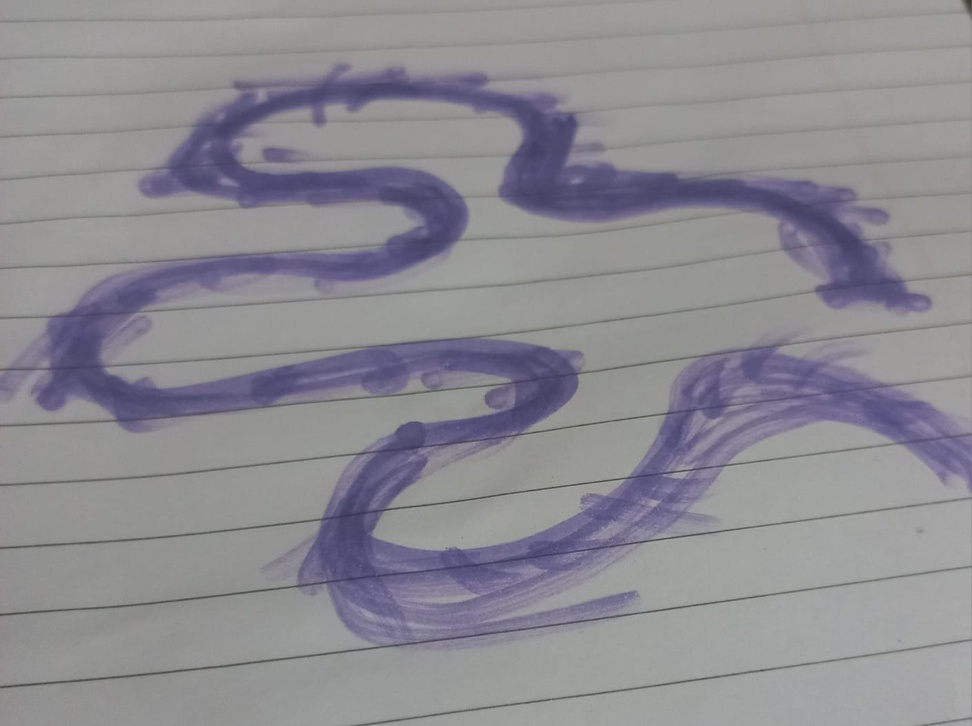
#> input picture Week0/CV/Siva_241019/Input_image.jpg, 972 x 726 px, shrunk from 1409 x 1052 before the run, found by its file name
$ jupyter execute Assignment-0-Sivaganesh.ipynb
#> lines starting #> are read from the running program, lines starting #| are printed output that depends on the picture; after the words box and inside, x2 and y2 are one past the last pixel; in counts of white or black regions, pixels touching at a corner belong together
#Conversion Of Hand Drawn Image to Extractable Path

##Initialisation

###Importing Required Modules And Functions

[cell 1]
import cv2 as cv
import numpy as np
import matplotlib.pyplot as plt
from skimage.morphology import skeletonize
from skimage.util import img_as_ubyte
from skimage import io
from csv import writer

###Getting The Input Image

[cell 2]
image = io.imread('https://raw.githubusercontent.com/siva-2006/DoodleBot/refs/heads/assignment-0-Sivaganesh/Week0/CV/Siva_241019/Input_image.jpg')
#> image is the input picture: shape (726, 972, 3); mean R, G, B 140.3, 139, 145.5
plt.imshow(image)
plt.title('Input Image')
plt.axis(False)
plt.show()

##Applying Image Transformations

###Converting to HSV and Applying Colour Masking after Noise Reduction

[cell 3]
hsv = cv.cvtColor(image, cv.COLOR_BGR2HSV)
#> hsv: shape (726, 972, 3); mean H, S, V 105.1, 18.6, 147.2

#Defining HSV Range for Path
lower = np.array([100, 50, 50])
upper = np.array([180, 255, 255])

#Extracting Mask from HSV Image
mask = cv.inRange(hsv, lower, upper)
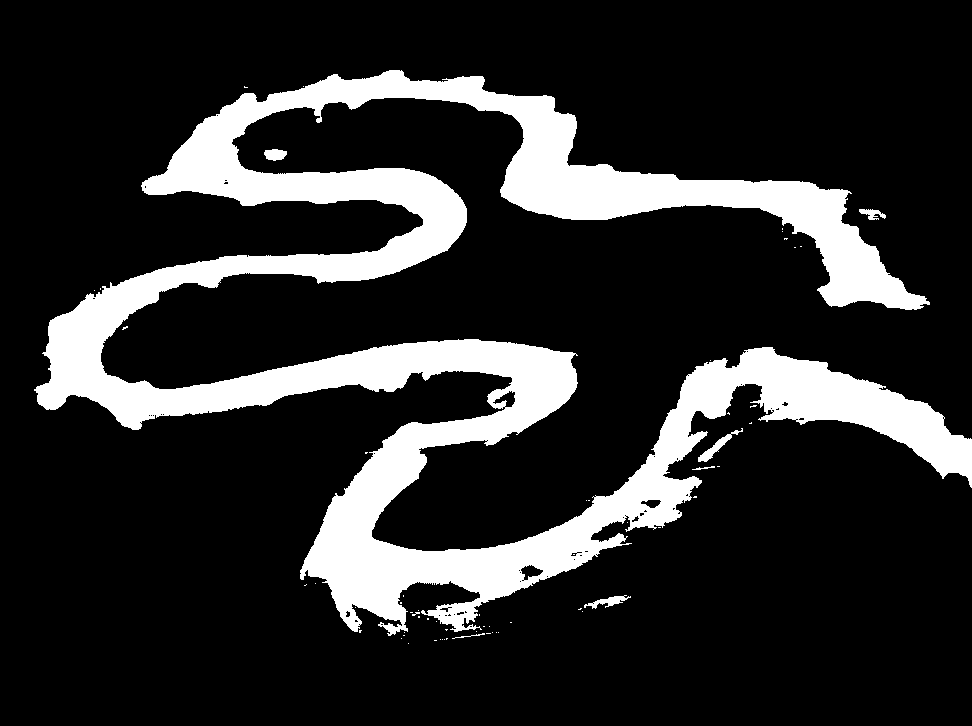
#> mask: shape (726, 972); 17.2% white; 62 white regions (55 under 20 px), largest, box (x1, y1, x2, y2) and area: (34, 70, 972, 636) 120408, (698, 428, 743, 462) 318, (584, 595, 631, 609) 248

#Removing Noise from the mask
kernel = cv.getStructuringElement(cv.MORPH_ELLIPSE, (3, 3))

# 1. Opening: erode→dilate  (kill tiny white dots)
mask = cv.morphologyEx(mask, cv.MORPH_OPEN, kernel, iterations=11)
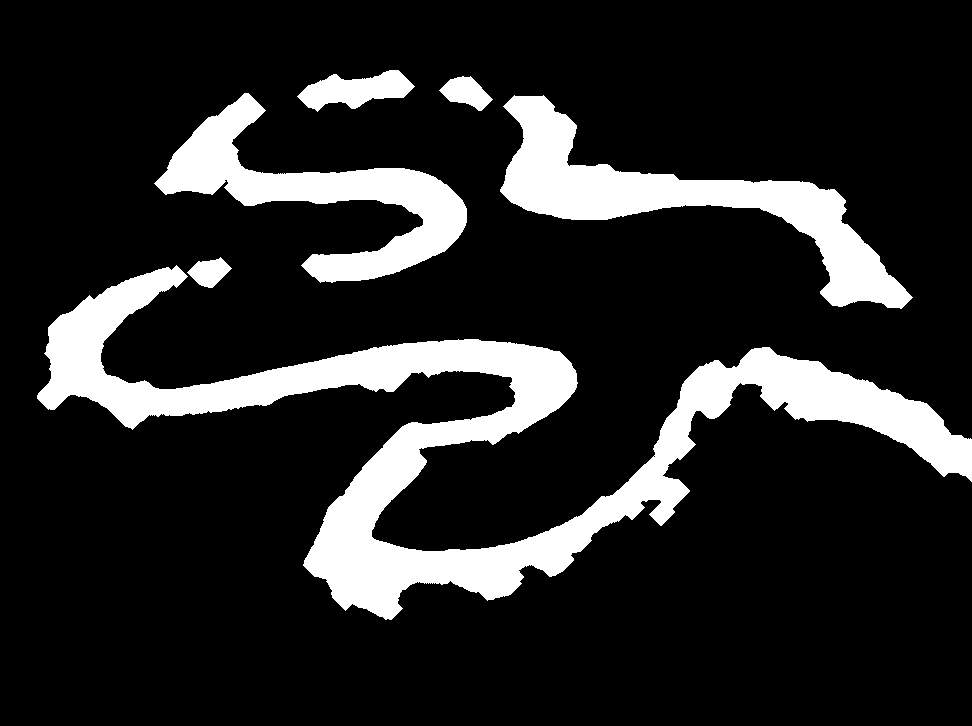
#> mask: shape (726, 972); 15.6% white; 6 white regions, box (x1, y1, x2, y2) and area: (37, 265, 972, 620) 66052, (500, 95, 913, 309) 21831, (154, 93, 467, 283) 17605, (297, 70, 415, 112) 2736, (439, 76, 493, 111) 1074, (187, 257, 232, 288) 824

# 2. Closing: dilate→erode (seal small holes & breaks)
mask = cv.morphologyEx(mask, cv.MORPH_CLOSE, kernel, iterations=11)
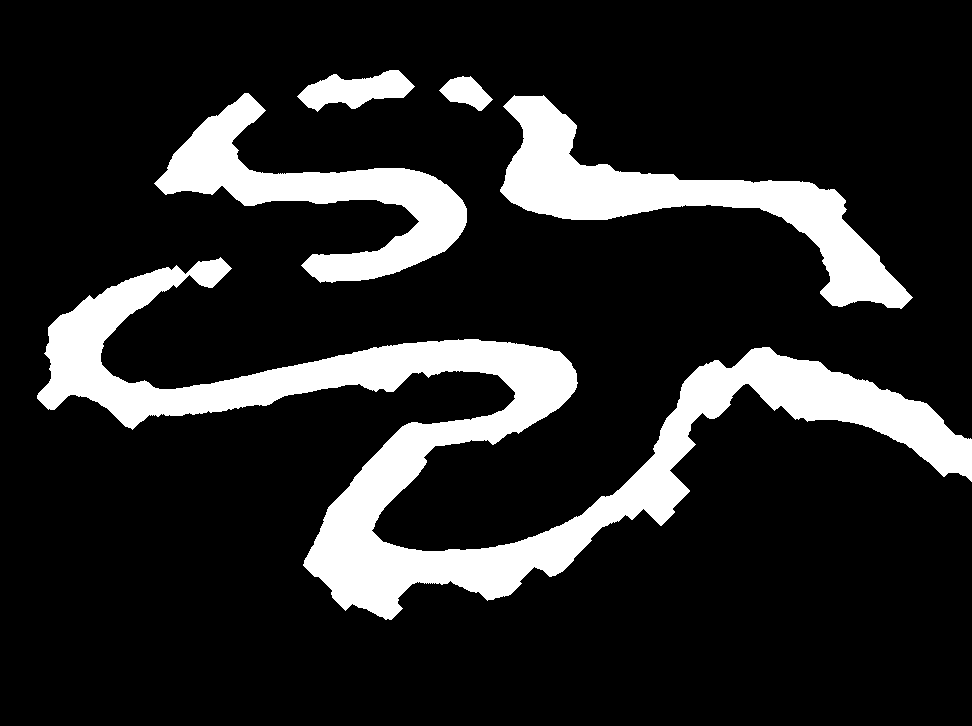
#> mask: shape (726, 972); 15.8% white; 5 white regions, box (x1, y1, x2, y2) and area: (37, 257, 972, 620) 67873, (500, 95, 913, 309) 21989, (154, 93, 467, 283) 17744, (297, 70, 415, 112) 2736, (439, 76, 493, 111) 1074

# 3. median blur for smooth edges
mask = cv.medianBlur(mask, 3)
#> mask: shape (726, 972); 15.8% white; 5 white regions, box (x1, y1, x2, y2) and area: (37, 258, 972, 620) 67876, (500, 96, 912, 309) 21987, (155, 93, 467, 283) 17742, (298, 70, 414, 111) 2732, (440, 76, 492, 111) 1071

#Applying Colour Masking
masked_img = cv.bitwise_and(hsv, hsv, mask = mask)
#> masked_img: shape (726, 972, 3); mean H, S, V 27.7, 11.6, 19.9

plt.imshow(mask, cmap = 'gray')
plt.title('Mask')
plt.axis(False)
plt.show()

plt.imshow(masked_img, cmap = 'hsv')
plt.title('Masked Image')
plt.axis(False)
plt.show()

###Skeletonizing the Mask

[cell 4]
skeleton = skeletonize(mask)
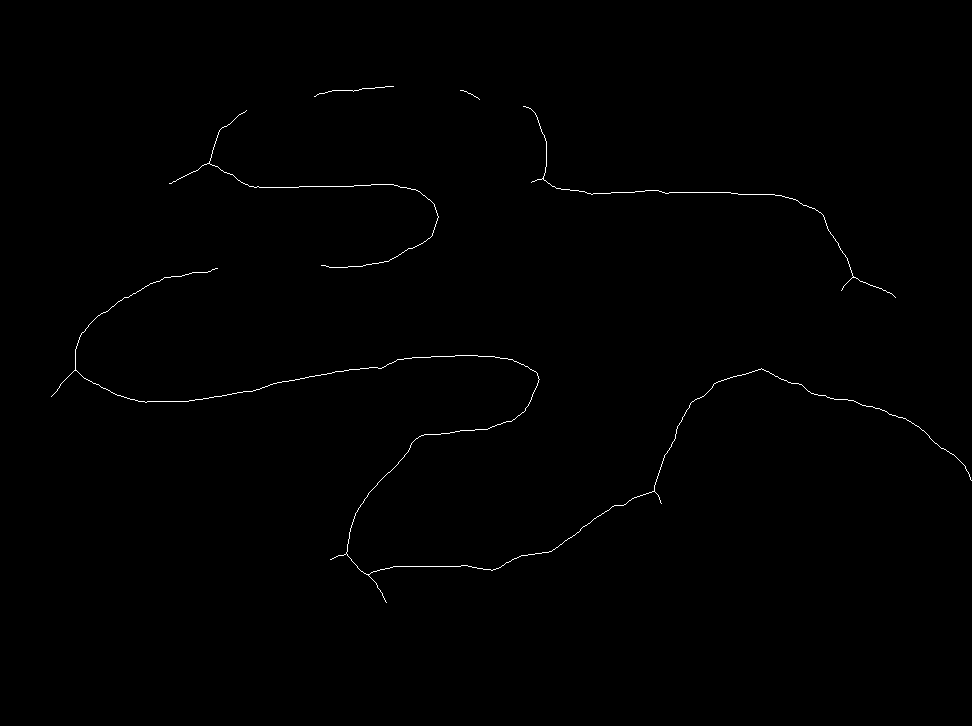
#> skeleton: shape (726, 972) bool; 0.39% white in thin lines or dots, all inside (x1, y1, x2, y2) = (51, 86, 972, 603)

skel_img = img_as_ubyte(skeleton)

plt.imshow(skel_img, cmap = 'gray')
plt.title('Skeletonized Image')
plt.axis(False)
plt.show()

###Getting Contours from Skeletonized Image And Displaying Over Input Image

[cell 5]
contours, _ = cv.findContours(skel_img, cv.RETR_EXTERNAL, cv.CHAIN_APPROX_SIMPLE)
#> contours = 5 contours, all with area under 20

cont_img = np.zeros(image.shape, dtype = 'uint8')

cv.drawContours(cont_img, contours, -1, (255, 255, 255), 2)
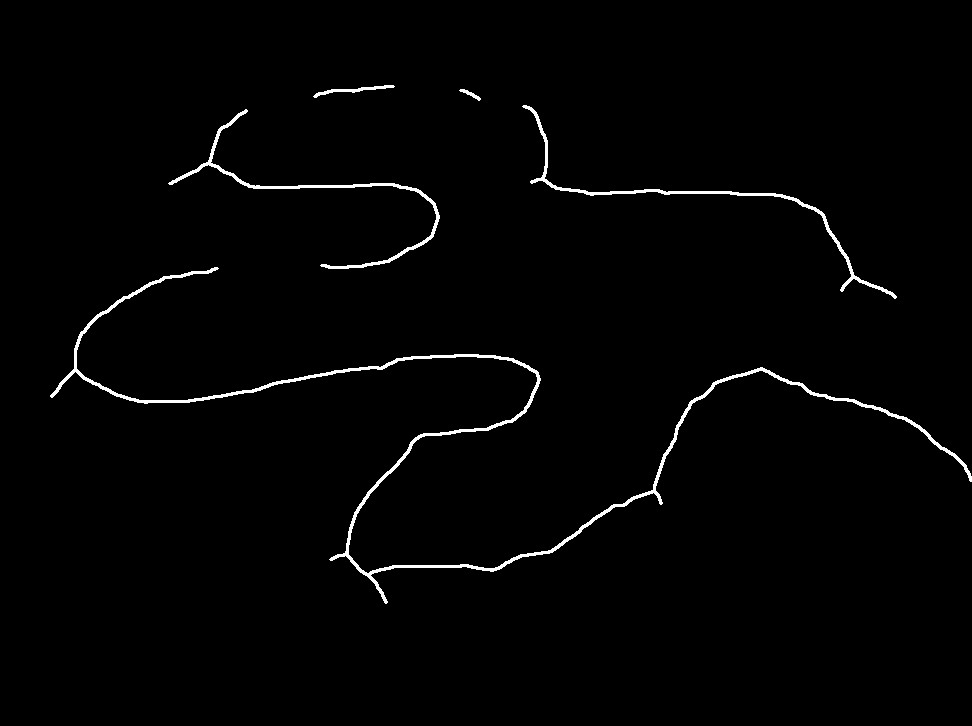
#> cont_img: shape (726, 972, 3); 1.4% white; 5 white regions, box (x1, y1, x2, y2) and area: (50, 267, 972, 604) 6251, (522, 105, 897, 299) 1730, (168, 109, 440, 269) 1691, (313, 85, 395, 98) 265, (459, 89, 481, 101) 81

plt.imshow(cont_img)
plt.title('Contour Image')
plt.axis(False)
plt.show()

final_image = image.copy()

cv.drawContours(final_image, contours, -1, (255, 0, 0), 2)
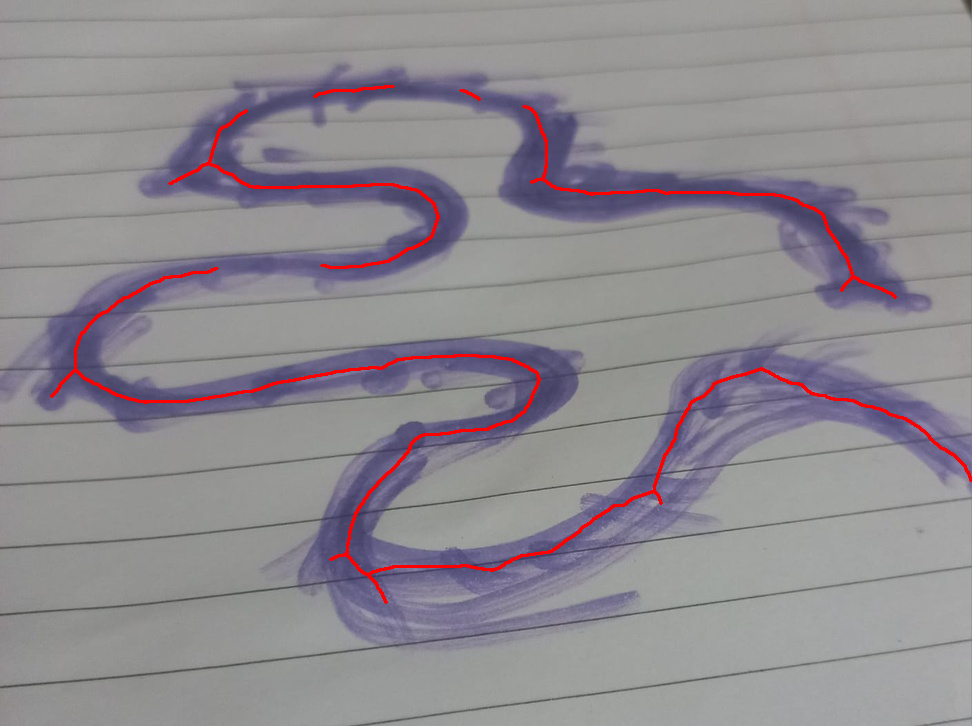
#> final_image: shape (726, 972, 3); 1.42% of pixels changed, all inside (x1, y1, x2, y2) = (50, 85, 972, 604)

plt.imshow(final_image)
plt.title('Final Path')
plt.axis(False)
plt.show()

##Exporting Path To CSV File

[cell 6]
with open("Output.csv", "w", newline="") as csvfile:
  writer = writer(csvfile)
  writer.writerow(["x", "y"])
  for c in contours:
    pts = c.squeeze()
    if pts.ndim != 2 or len(pts) < 2:
      continue
    for x, y in pts:
      writer.writerow([int(x), int(y)])
#> this loop made 5 passes
print("CSV saved to Output.csv (columns: x,y)")
